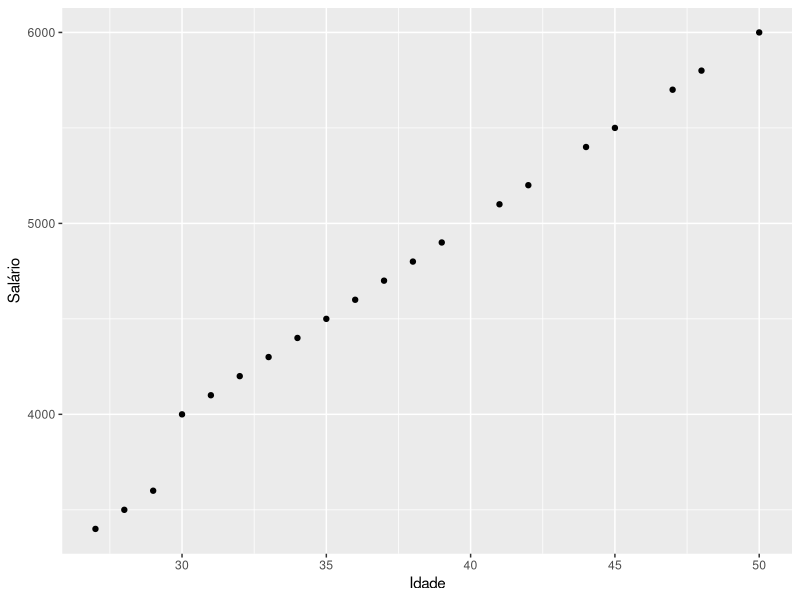
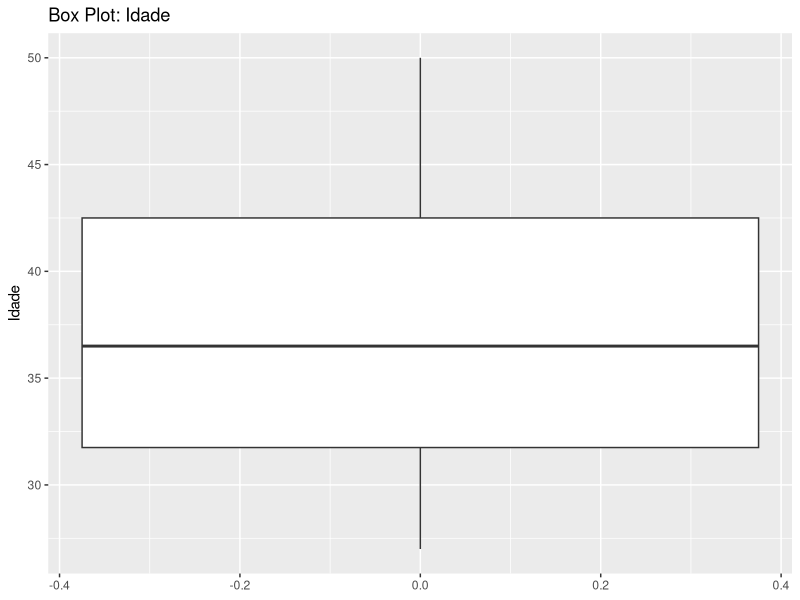
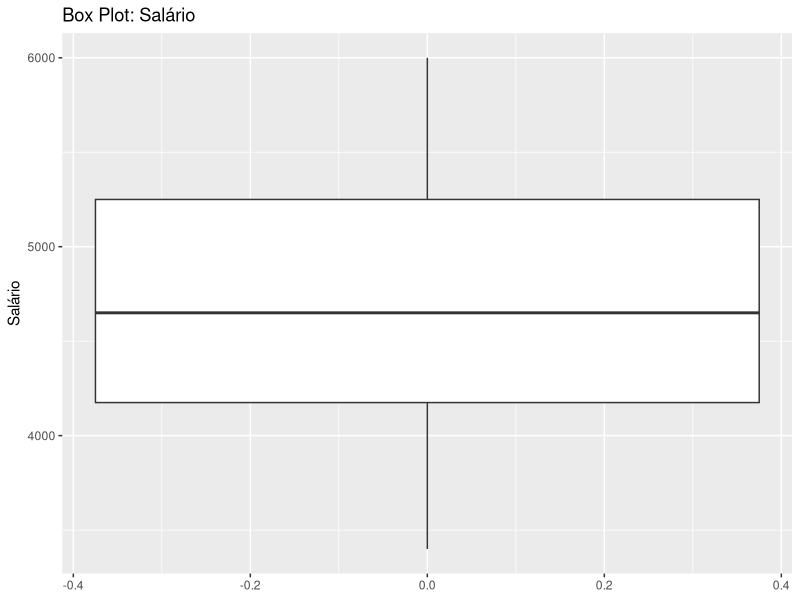

Write R code to recreate these figures, in order.
library(ggplot2)

dados <- data.frame(
  Idade = c(28, 32, 45, 29, 38, 50, 42, 35, 31, 48, 27, 39, 33, 47, 36, 30, 44, 37, 34, 41),
  Salario = c(3500, 4200, 5500, 3600, 4800, 6000, 5200, 4500, 4100, 5800, 3400, 4900, 4300, 5700, 4600, 4000, 5400, 4700, 4400, 5100)
)

#Passo 1:

grafico_dispersao = ggplot(data = dados, aes(x = Idade, y = Salario)) +
  geom_point() +
  labs(x = "Idade", y = "Salário")
  ggtitle("Gráfico de Dispersão: Idade x Salário")
  
print(grafico_dispersao)

#Passo 2:

modelo_regressao = lm(Salario ~ Idade, data = dados)
coeficientes = coef(modelo_regressao)
cat("Equação de regressão linear: Salário = ", coeficientes[1], " + ", coeficientes[2], " * Idade\n")

#passo 3:

resumo_modelo = summary(modelo_regressao)
r_quadrado = resumo_modelo$r.squared
cat("Coeficiente de Determinação (R²): ", r_quadrado, "\n")

#Passo 4:

coeficiente_Correlacao = cor(dados$Idade, dados$Salario)
cat("Coeficiente de Correlação (r): ", coeficiente_Correlacao, "\n")

#Passo 5:

media_idade <- mean(dados$Idade)
mediana_idade <- median(dados$Idade)

desvio_padrao_idade <- sd(dados$Idade)
iqr_idade <- IQR(dados$Idade)

media_salario <- mean(dados$Salario)
mediana_salario <- median(dados$Salario)


desvio_padrao_salario <- sd(dados$Salario)
iqr_salario <- IQR(dados$Salario)

cat("Medidas de Posição e Dispersão para Idade:\n")
cat("Média da Idade: ", media_idade, "\n")
cat("Mediana da Idade: ", mediana_idade, "\n")
cat("Desvio Padrão da Idade: ", desvio_padrao_idade, "\n")
cat("IQR (Intervalo Interquartil) da Idade: ", iqr_idade, "\n\n")

cat("Medidas de Posição e Dispersão para Salário:\n")
cat("Média do Salário: ", media_salario, "\n")
cat("Mediana do Salário: ", mediana_salario, "\n")
cat("Desvio Padrão do Salário: ", desvio_padrao_salario, "\n")
cat("IQR (Intervalo Interquartil) do Salário: ", iqr_salario, "\n")

#Passo 6:

boxplot_idade <- ggplot(data = dados, aes(y = Idade)) +
  geom_boxplot() +
  labs(y = "Idade", title = "Box Plot: Idade")

boxplot_salario <- ggplot(data = dados, aes(y = Salario)) +
  geom_boxplot() +
  labs(y = "Salário", title = "Box Plot: Salário")

print(boxplot_idade)
print(boxplot_salario)